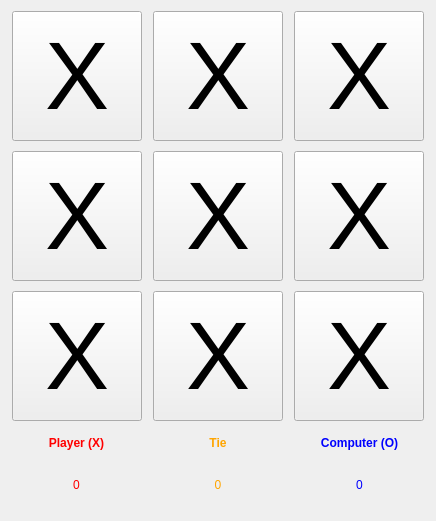
<?xml version="1.0" encoding="UTF-8"?>
<ui version="4.0">
 <class>Widget</class>
 <widget class="QWidget" name="Widget">
  <property name="geometry">
   <rect>
    <x>0</x>
    <y>0</y>
    <width>436</width>
    <height>513</height>
   </rect>
  </property>
  <property name="windowTitle">
   <string>Widget</string>
  </property>
  <layout class="QGridLayout" name="gridLayout_2">
   <item row="0" column="0">
    <layout class="QVBoxLayout" name="verticalLayout_4">
     <property name="spacing">
      <number>15</number>
     </property>
     <item>
      <layout class="QGridLayout" name="gridLayout">
       <property name="spacing">
        <number>10</number>
       </property>
       <item row="0" column="0">
        <widget class="QPushButton" name="button_1_1">
         <property name="sizePolicy">
          <sizepolicy hsizetype="Fixed" vsizetype="Fixed">
           <horstretch>0</horstretch>
           <verstretch>0</verstretch>
          </sizepolicy>
         </property>
         <property name="minimumSize">
          <size>
           <width>130</width>
           <height>130</height>
          </size>
         </property>
         <property name="font">
          <font>
           <pointsize>72</pointsize>
          </font>
         </property>
         <property name="styleSheet">
          <string notr="true"/>
         </property>
         <property name="text">
          <string>X</string>
         </property>
        </widget>
       </item>
       <item row="1" column="1">
        <widget class="QPushButton" name="button_2_2">
         <property name="sizePolicy">
          <sizepolicy hsizetype="Fixed" vsizetype="Fixed">
           <horstretch>0</horstretch>
           <verstretch>0</verstretch>
          </sizepolicy>
         </property>
         <property name="minimumSize">
          <size>
           <width>130</width>
           <height>130</height>
          </size>
         </property>
         <property name="font">
          <font>
           <pointsize>72</pointsize>
          </font>
         </property>
         <property name="styleSheet">
          <string notr="true"/>
         </property>
         <property name="text">
          <string>X</string>
         </property>
        </widget>
       </item>
       <item row="4" column="1">
        <widget class="QPushButton" name="button_3_2">
         <property name="sizePolicy">
          <sizepolicy hsizetype="Fixed" vsizetype="Fixed">
           <horstretch>0</horstretch>
           <verstretch>0</verstretch>
          </sizepolicy>
         </property>
         <property name="minimumSize">
          <size>
           <width>130</width>
           <height>130</height>
          </size>
         </property>
         <property name="font">
          <font>
           <pointsize>72</pointsize>
          </font>
         </property>
         <property name="styleSheet">
          <string notr="true"/>
         </property>
         <property name="text">
          <string>X</string>
         </property>
        </widget>
       </item>
       <item row="0" column="1">
        <widget class="QPushButton" name="button_1_2">
         <property name="sizePolicy">
          <sizepolicy hsizetype="Fixed" vsizetype="Fixed">
           <horstretch>0</horstretch>
           <verstretch>0</verstretch>
          </sizepolicy>
         </property>
         <property name="minimumSize">
          <size>
           <width>130</width>
           <height>130</height>
          </size>
         </property>
         <property name="font">
          <font>
           <pointsize>72</pointsize>
          </font>
         </property>
         <property name="styleSheet">
          <string notr="true"/>
         </property>
         <property name="text">
          <string>X</string>
         </property>
        </widget>
       </item>
       <item row="4" column="0">
        <widget class="QPushButton" name="button_3_1">
         <property name="sizePolicy">
          <sizepolicy hsizetype="Fixed" vsizetype="Fixed">
           <horstretch>0</horstretch>
           <verstretch>0</verstretch>
          </sizepolicy>
         </property>
         <property name="minimumSize">
          <size>
           <width>130</width>
           <height>130</height>
          </size>
         </property>
         <property name="font">
          <font>
           <pointsize>72</pointsize>
          </font>
         </property>
         <property name="styleSheet">
          <string notr="true"/>
         </property>
         <property name="text">
          <string>X</string>
         </property>
        </widget>
       </item>
       <item row="1" column="2">
        <widget class="QPushButton" name="button_2_3">
         <property name="sizePolicy">
          <sizepolicy hsizetype="Fixed" vsizetype="Fixed">
           <horstretch>0</horstretch>
           <verstretch>0</verstretch>
          </sizepolicy>
         </property>
         <property name="minimumSize">
          <size>
           <width>130</width>
           <height>130</height>
          </size>
         </property>
         <property name="font">
          <font>
           <pointsize>72</pointsize>
          </font>
         </property>
         <property name="styleSheet">
          <string notr="true"/>
         </property>
         <property name="text">
          <string>X</string>
         </property>
        </widget>
       </item>
       <item row="4" column="2">
        <widget class="QPushButton" name="button_3_3">
         <property name="enabled">
          <bool>true</bool>
         </property>
         <property name="sizePolicy">
          <sizepolicy hsizetype="Fixed" vsizetype="Fixed">
           <horstretch>0</horstretch>
           <verstretch>0</verstretch>
          </sizepolicy>
         </property>
         <property name="minimumSize">
          <size>
           <width>130</width>
           <height>130</height>
          </size>
         </property>
         <property name="font">
          <font>
           <pointsize>72</pointsize>
          </font>
         </property>
         <property name="styleSheet">
          <string notr="true"/>
         </property>
         <property name="text">
          <string>X</string>
         </property>
        </widget>
       </item>
       <item row="1" column="0">
        <widget class="QPushButton" name="button_2_1">
         <property name="sizePolicy">
          <sizepolicy hsizetype="Fixed" vsizetype="Fixed">
           <horstretch>0</horstretch>
           <verstretch>0</verstretch>
          </sizepolicy>
         </property>
         <property name="minimumSize">
          <size>
           <width>130</width>
           <height>130</height>
          </size>
         </property>
         <property name="font">
          <font>
           <pointsize>72</pointsize>
          </font>
         </property>
         <property name="styleSheet">
          <string notr="true"/>
         </property>
         <property name="text">
          <string>X</string>
         </property>
        </widget>
       </item>
       <item row="0" column="2">
        <widget class="QPushButton" name="button_1_3">
         <property name="sizePolicy">
          <sizepolicy hsizetype="Fixed" vsizetype="Fixed">
           <horstretch>0</horstretch>
           <verstretch>0</verstretch>
          </sizepolicy>
         </property>
         <property name="minimumSize">
          <size>
           <width>130</width>
           <height>130</height>
          </size>
         </property>
         <property name="font">
          <font>
           <pointsize>72</pointsize>
          </font>
         </property>
         <property name="styleSheet">
          <string notr="true"/>
         </property>
         <property name="text">
          <string>X</string>
         </property>
        </widget>
       </item>
      </layout>
     </item>
     <item>
      <layout class="QHBoxLayout" name="horizontalLayout">
       <property name="spacing">
        <number>10</number>
       </property>
       <item>
        <layout class="QVBoxLayout" name="verticalLayout_3">
         <property name="spacing">
          <number>10</number>
         </property>
         <item>
          <widget class="QLabel" name="label">
           <property name="styleSheet">
            <string notr="true">font-weight:bold;color: red;</string>
           </property>
           <property name="text">
            <string>Player (X)</string>
           </property>
           <property name="alignment">
            <set>Qt::AlignCenter</set>
           </property>
          </widget>
         </item>
         <item>
          <widget class="QLabel" name="labelScorePlayer">
           <property name="sizePolicy">
            <sizepolicy hsizetype="Preferred" vsizetype="Fixed">
             <horstretch>0</horstretch>
             <verstretch>0</verstretch>
            </sizepolicy>
           </property>
           <property name="minimumSize">
            <size>
             <width>0</width>
             <height>50</height>
            </size>
           </property>
           <property name="maximumSize">
            <size>
             <width>16777215</width>
             <height>16777215</height>
            </size>
           </property>
           <property name="font">
            <font>
             <bold>false</bold>
            </font>
           </property>
           <property name="styleSheet">
            <string notr="true">color: red;</string>
           </property>
           <property name="frameShape">
            <enum>QFrame::NoFrame</enum>
           </property>
           <property name="frameShadow">
            <enum>QFrame::Plain</enum>
           </property>
           <property name="text">
            <string>0</string>
           </property>
           <property name="textFormat">
            <enum>Qt::PlainText</enum>
           </property>
           <property name="scaledContents">
            <bool>false</bool>
           </property>
           <property name="alignment">
            <set>Qt::AlignCenter</set>
           </property>
          </widget>
         </item>
        </layout>
       </item>
       <item>
        <layout class="QVBoxLayout" name="verticalLayout_2">
         <property name="spacing">
          <number>10</number>
         </property>
         <item>
          <widget class="QLabel" name="label_2">
           <property name="styleSheet">
            <string notr="true">font-weight:bold;color: orange;</string>
           </property>
           <property name="text">
            <string>Tie</string>
           </property>
           <property name="alignment">
            <set>Qt::AlignCenter</set>
           </property>
          </widget>
         </item>
         <item>
          <widget class="QLabel" name="labelScoreTie">
           <property name="sizePolicy">
            <sizepolicy hsizetype="Preferred" vsizetype="Fixed">
             <horstretch>0</horstretch>
             <verstretch>0</verstretch>
            </sizepolicy>
           </property>
           <property name="minimumSize">
            <size>
             <width>0</width>
             <height>50</height>
            </size>
           </property>
           <property name="styleSheet">
            <string notr="true">color: orange;</string>
           </property>
           <property name="text">
            <string>0</string>
           </property>
           <property name="textFormat">
            <enum>Qt::PlainText</enum>
           </property>
           <property name="alignment">
            <set>Qt::AlignCenter</set>
           </property>
          </widget>
         </item>
        </layout>
       </item>
       <item>
        <layout class="QVBoxLayout" name="verticalLayout">
         <property name="spacing">
          <number>10</number>
         </property>
         <item>
          <widget class="QLabel" name="label_3">
           <property name="styleSheet">
            <string notr="true">font-weight:bold;color: blue;</string>
           </property>
           <property name="text">
            <string>Computer (O)</string>
           </property>
           <property name="alignment">
            <set>Qt::AlignCenter</set>
           </property>
          </widget>
         </item>
         <item>
          <widget class="QLabel" name="labelScoreComputer">
           <property name="sizePolicy">
            <sizepolicy hsizetype="Preferred" vsizetype="Fixed">
             <horstretch>0</horstretch>
             <verstretch>0</verstretch>
            </sizepolicy>
           </property>
           <property name="minimumSize">
            <size>
             <width>0</width>
             <height>50</height>
            </size>
           </property>
           <property name="styleSheet">
            <string notr="true">color: blue;</string>
           </property>
           <property name="text">
            <string>0</string>
           </property>
           <property name="textFormat">
            <enum>Qt::PlainText</enum>
           </property>
           <property name="alignment">
            <set>Qt::AlignCenter</set>
           </property>
          </widget>
         </item>
        </layout>
       </item>
      </layout>
     </item>
    </layout>
   </item>
  </layout>
 </widget>
 <resources/>
 <connections/>
</ui>
